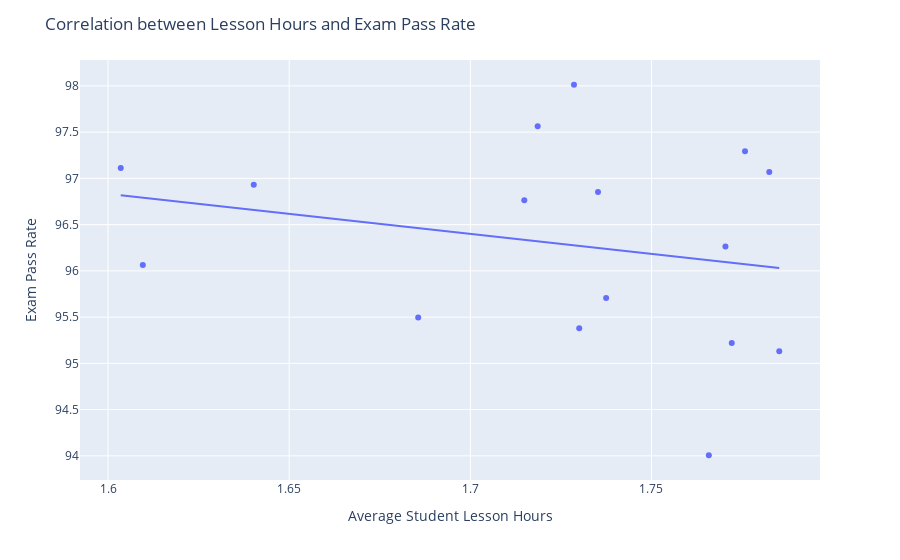
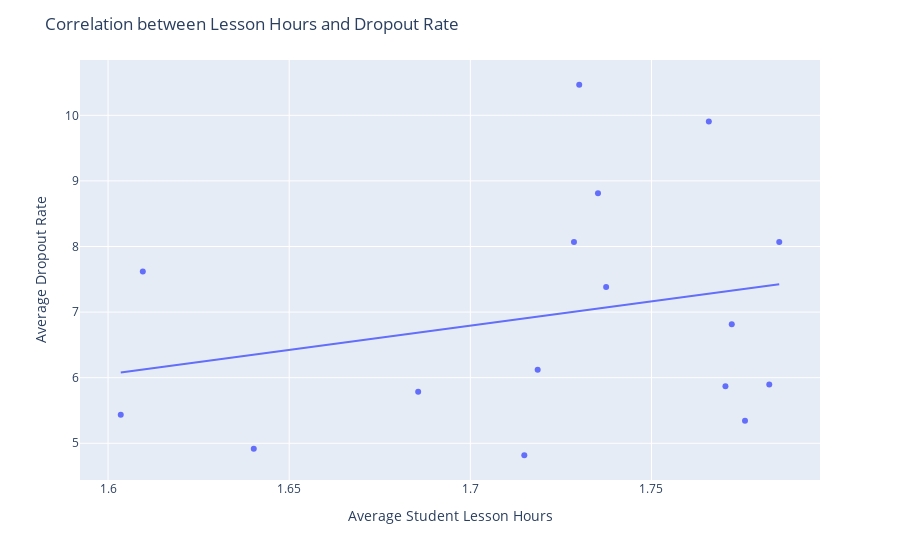

Notebook source saved alongside these figures, in order:
### Code cell
import pandas as pd
import numpy as np
import seaborn as sns
import matplotlib.pyplot as plt

# create the dataframe
df = pd.DataFrame({
    'Federal States': ['Baden-Württemberg', 'Bayern', 'Berlin', 'Brandenburg', 'Bremen',
                       'Hamburg', 'Hessen', 'Mecklenburg-Vorpommern', 'Niedersachsen',
                       'Nordrhein-Westfalen', 'Rheinland-Pfalz', 'Saarland', 'Sachsen',
                       'Sachsen-Anhalt', 'Schleswig-Holstein', 'Thüringen'],
    'avg_dropouts_rate': [5.343987, 4.916763, 8.069948, 7.380596, 6.813686, 5.868394, 
                          4.81745, 9.905997, 5.7848, 5.436519, 6.122299, 5.897445,
                          8.810749, 10.465883, 7.617255, 8.067703],
    'exam pass Rate': [97.293379, 96.932067, 95.13188, 95.70532, 95.219964, 96.262581, 
                       96.762476, 94.006275, 95.494601, 97.111472, 97.562533, 97.06864,
                       96.851892, 95.380249, 96.063307, 98.012456],
    'avg_student_lesson_hours': [1.77581, 1.64022, 1.785265, 1.737483, 1.772158, 
                                 1.770412, 1.714893, 1.76583, 1.685601, 1.603504, 
                                 1.718584, 1.782509, 1.735234, 1.730051, 1.609598, 
                                 1.728603]
})

# calculate the correlation coefficients
corr = df.corr(method='pearson')
print(corr)


# plot the data
plt.figure(figsize=(13, 7))
sns.set_style('darkgrid')
sns.barplot(x='avg_student_lesson_hours', y='exam pass Rate', data=df)
#sns.lmplot(x='avg_student_lesson_hours', y='exam pass Rate', data=df)
plt.xlabel('Average Student Lesson Hours')
plt.ylabel('Exam Pass Rate')
plt.title('Correlation between Lesson Hours and Exam Pass Rate')
plt.show()

plt.figure(figsize=(13, 7))
sns.barplot(x='avg_student_lesson_hours', y='avg_dropouts_rate', data=df)
plt.xlabel('Average Student Lesson Hours')
plt.ylabel('Average Dropout Rate')
plt.title('Correlation between Lesson Hours and Dropout Rate')
plt.show()

# Scatterplot with trend line
sns.lmplot(x='avg_student_lesson_hours', y='avg_dropouts_rate', data=df)
plt.xlabel('Average Student Lesson Hours')
plt.ylabel('Average Dropout Rate')
plt.title('Correlation between Lesson Hours and Dropout Rate')
plt.show()

# plot the data with trend lines
sns.set_style('darkgrid')
sns.lmplot(x='avg_student_lesson_hours', y='exam pass Rate', data=df)
plt.xlabel('Average Student Lesson Hours')
plt.ylabel('Exam Pass Rate')
plt.title('Correlation between Lesson Hours and Exam Pass Rate')
plt.show()

sns.lmplot(x='avg_student_lesson_hours', y='avg_dropouts_rate', data=df)
plt.xlabel('Average Student Lesson Hours')
plt.ylabel('Average Dropout Rate')
plt.title('Correlation between Lesson Hours and Dropout Rate')
plt.show()

import plotly.express as px

fig1 = px.scatter(df, x='avg_student_lesson_hours', y='exam pass Rate', trendline='ols')
fig1.update_layout(title='Correlation between Lesson Hours and Exam Pass Rate', xaxis_title='Average Student Lesson Hours', yaxis_title='Exam Pass Rate')

fig2 = px.scatter(df, x='avg_student_lesson_hours', y='avg_dropouts_rate', trendline='ols')
fig2.update_layout(title='Correlation between Lesson Hours and Dropout Rate', xaxis_title='Average Student Lesson Hours', yaxis_title='Average Dropout Rate')

fig1.show()
fig2.show()

### Figure 1 — Plotly figure (JSON) as saved in the notebook; plotly's stock layout.template omitted (floating-point values rounded to 4 significant figures)
{"data": [{"hovertemplate": "avg_student_lesson_hours=%{x}<br>exam pass Rate=%{y}<extra></extra>", "legendgroup": "", "marker": {"color": "#636efa", "symbol": "circle"}, "mode": "markers", "name": "", "orientation": "v", "showlegend": false, "type": "scatter", "x": [1.776, 1.64, 1.785, 1.737, 1.772, 1.77, 1.715, 1.766, 1.686, 1.604, 1.719, 1.783, 1.735, 1.73, 1.61, 1.729], "xaxis": "x", "y": [97.29, 96.93, 95.13, 95.71, 95.22, 96.26, 96.76, 94.01, 95.49, 97.11, 97.56, 97.07, 96.85, 95.38, 96.06, 98.01], "yaxis": "y"}, {"hovertemplate": "<b>OLS trendline</b><br>exam pass Rate = -4.33348 * avg_student_lesson_hours + 103.767<br>R<sup>2</sup>=0.056854<br><br>avg_student_lesson_hours=%{x}<br>exam pass Rate=%{y} <b>(trend)</b><extra></extra>", "legendgroup": "", "marker": {"color": "#636efa", "symbol": "circle"}, "mode": "lines", "name": "", "showlegend": false, "type": "scatter", "x": [1.604, 1.61, 1.64, 1.686, 1.715, 1.719, 1.729, 1.73, 1.735, 1.737, 1.766, 1.77, 1.772, 1.776, 1.783, 1.785], "xaxis": "x", "y": [96.82, 96.79, 96.66, 96.46, 96.34, 96.32, 96.28, 96.27, 96.25, 96.24, 96.11, 96.09, 96.09, 96.07, 96.04, 96.03], "yaxis": "y"}], "layout": {"legend": {"tracegroupgap": 0}, "margin": {"t": 60}, "title": {"text": "Correlation between Lesson Hours and Exam Pass Rate"}, "xaxis": {"anchor": "y", "domain": [0, 1], "title": {"text": "Average Student Lesson Hours"}}, "yaxis": {"anchor": "x", "domain": [0, 1], "title": {"text": "Exam Pass Rate"}}}}

### Figure 2 — Plotly figure (JSON) as saved in the notebook; plotly's stock layout.template omitted (floating-point values rounded to 4 significant figures)
{"data": [{"hovertemplate": "avg_student_lesson_hours=%{x}<br>avg_dropouts_rate=%{y}<extra></extra>", "legendgroup": "", "marker": {"color": "#636efa", "symbol": "circle"}, "mode": "markers", "name": "", "orientation": "v", "showlegend": false, "type": "scatter", "x": [1.776, 1.64, 1.785, 1.737, 1.772, 1.77, 1.715, 1.766, 1.686, 1.604, 1.719, 1.783, 1.735, 1.73, 1.61, 1.729], "xaxis": "x", "y": [5.344, 4.917, 8.07, 7.381, 6.814, 5.868, 4.817, 9.906, 5.785, 5.437, 6.122, 5.897, 8.811, 10.47, 7.617, 8.068], "yaxis": "y"}, {"hovertemplate": "<b>OLS trendline</b><br>avg_dropouts_rate = 7.39498 * avg_student_lesson_hours + -5.77843<br>R<sup>2</sup>=0.063116<br><br>avg_student_lesson_hours=%{x}<br>avg_dropouts_rate=%{y} <b>(trend)</b><extra></extra>", "legendgroup": "", "marker": {"color": "#636efa", "symbol": "circle"}, "mode": "lines", "name": "", "showlegend": false, "type": "scatter", "x": [1.604, 1.61, 1.64, 1.686, 1.715, 1.719, 1.729, 1.73, 1.735, 1.737, 1.766, 1.77, 1.772, 1.776, 1.783, 1.785], "xaxis": "x", "y": [6.079, 6.125, 6.351, 6.687, 6.903, 6.93, 7.005, 7.015, 7.054, 7.07, 7.28, 7.314, 7.327, 7.354, 7.403, 7.424], "yaxis": "y"}], "layout": {"legend": {"tracegroupgap": 0}, "margin": {"t": 60}, "title": {"text": "Correlation between Lesson Hours and Dropout Rate"}, "xaxis": {"anchor": "y", "domain": [0, 1], "title": {"text": "Average Student Lesson Hours"}}, "yaxis": {"anchor": "x", "domain": [0, 1], "title": {"text": "Average Dropout Rate"}}}}
